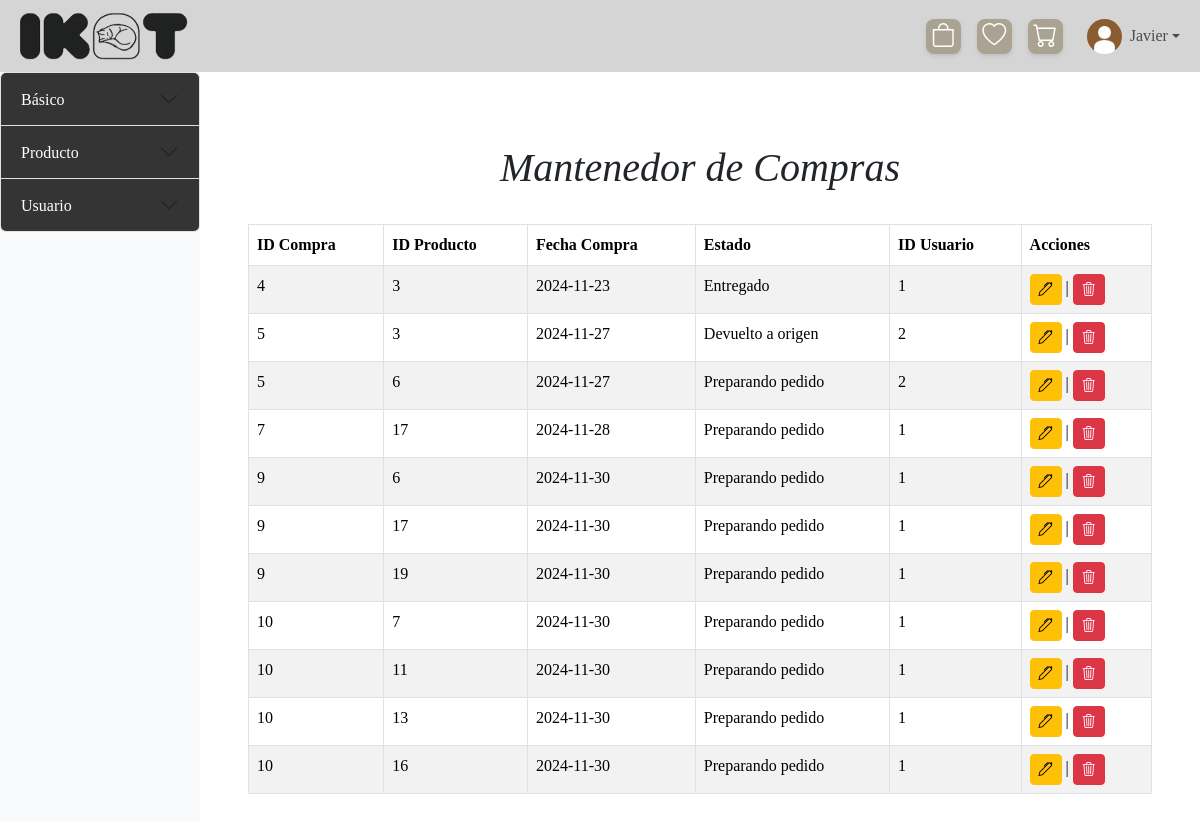
The app's page /mantenedores/Mantenedor_compra/mostrar_compra.php (signed in) with its own data.
### tables this page shows
CREATE TABLE `compra_producto` (
  `id_compra` int(100) NOT NULL,
  `id_producto` int(10) NOT NULL,
  `cantidad` int(11) NOT NULL,
  `tipo_estado` enum('Preparando pedido','En reparto','Entregado','Intento de entrega fallido','Devuelto a origen') NOT NULL
);

CREATE TABLE `compra` (
  `id_compra` int(100) NOT NULL,
  `fecha_compra` date NOT NULL,
  `total_compra` int(11) NOT NULL,
  `puntos_ganados` int(11) NOT NULL,
  `direccion_pedido` varchar(255) NOT NULL,
  `id_metodo` int(10) DEFAULT NULL,
  `id_usuario` int(100) NOT NULL
);

### mantenedores/Mantenedor_compra/mostrar_compra.php (the view, shortened to what this page needs)
<?php
include '../../config/conexion.php';
?>
<!DOCTYPE html>
<html lang="es">
<head>
    <link href="https://cdn.jsdelivr.net/npm/bootstrap@5.3.3/dist/css/bootstrap.min.css" rel="stylesheet">
    <link rel="stylesheet" href="https://cdn.jsdelivr.net/npm/bootstrap-icons@1.11.3/font/bootstrap-icons.min.css">
    <link rel="stylesheet" href="..\..\assets\css\styles.css">
</head>
<body>
    <?php include $_SERVER['DOCUMENT_ROOT'] . '/xampp/TIS-1/IKAT/templates/header.php';?>
    <div class="d-flex">
        <?php include '../sidebar-mantenedores.php';?>
        <div class="content-area flex-grow-1 p-5 col-4 col-md-10">
            <h1 class="text-center p-4">Mantenedor de Compras</h1>
            <div class="table-responsive">
                <?php
                $sql = "SELECT * FROM compra JOIN compra_producto USING(id_compra)";
                $result = $conn->query($sql);
                if ($result->num_rows > 0) {
                    echo "<table class='table table-bordered table-striped'>
                            <thead class='thead-dark'>
                                <tr>
                                    <th>ID Compra</th>
                                    <th>ID Producto</th>
                                    <th>Fecha Compra</th>
                                    <th>Estado</th>
                                    <th>ID Usuario</th>
                                    <th>Acciones</th>
                                </tr>
                            </thead>
                            <tbody>";
                    while ($row = $result->fetch_assoc()) {
                        echo "<tr>
                                <td>" . $row["id_compra"] . "</td>
                                <td>" . $row["id_producto"] . "</td>
                                <td>" . $row["fecha_compra"] . "</td>
                                <td>" . $row["tipo_estado"] . "</td>
                                <td>" . $row["id_usuario"] . "</td>
                                <td>
                                    <a class='btn btn-warning btn-sm' data-bs-toggle='modal' data-bs-target='#editarCompraModal" . $row["id_compra"] . "_" . $row["id_producto"] . "'><i class='bi bi-pen'></i></a> |
                                    <a href='borrar_compra.php?id=" . $row["id_compra"] . "' class='btn btn-danger btn-sm'><i class='bi bi-trash3'></i></a>
                                </td>
                              </tr>";
                    }
                    echo "</tbody></table>";
                } else {
                    echo "<p class='text-center'>No hay compras registradas.</p>";
                }
                ?>
            </div>
        </div>
    </div>
</body>
</html>

### assets/css/styles.css (style rules this page uses)
body { font-family: "Newsreader", serif !important; }
h1, h2, h3 { font-family: "Newsreader", serif !important; font-style: italic; }
p, a { font-family: "Newsreader", serif !important; font-style: normal; }

### mantenedores/sidebar-mantenedores.php (style rules this page uses)
html, body { min-width: 450px; overflow-x: hidden; }

### records on screen
compra_producto: id_compra.id_compra "4", id_producto "3", id_compra.fecha_compra "2024-11-23", tipo_estado "Entregado", id_compra.id_usuario "1"
compra_producto: id_compra.id_compra "5", id_producto "3", id_compra.fecha_compra "2024-11-27", tipo_estado "Devuelto a origen", id_compra.id_usuario "2"
compra_producto: id_compra.id_compra "5", id_producto "6", id_compra.fecha_compra "2024-11-27", tipo_estado "Preparando pedido", id_compra.id_usuario "2"
compra_producto: id_compra.id_compra "7", id_producto "17", id_compra.fecha_compra "2024-11-28", tipo_estado "Preparando pedido", id_compra.id_usuario "1"
compra_producto: id_compra.id_compra "9", id_producto "6", id_compra.fecha_compra "2024-11-30", tipo_estado "Preparando pedido", id_compra.id_usuario "1"
compra_producto: id_compra.id_compra "9", id_producto "17", id_compra.fecha_compra "2024-11-30", tipo_estado "Preparando pedido", id_compra.id_usuario "1"
compra_producto: id_compra.id_compra "9", id_producto "19", id_compra.fecha_compra "2024-11-30", tipo_estado "Preparando pedido", id_compra.id_usuario "1"
compra_producto: id_compra.id_compra "10", id_producto "7", id_compra.fecha_compra "2024-11-30", tipo_estado "Preparando pedido", id_compra.id_usuario "1"
compra_producto: id_compra.id_compra "10", id_producto "11", id_compra.fecha_compra "2024-11-30", tipo_estado "Preparando pedido", id_compra.id_usuario "1"
compra_producto: id_compra.id_compra "10", id_producto "13", id_compra.fecha_compra "2024-11-30", tipo_estado "Preparando pedido", id_compra.id_usuario "1"
compra_producto: id_compra.id_compra "10", id_producto "16", id_compra.fecha_compra "2024-11-30", tipo_estado "Preparando pedido", id_compra.id_usuario "1"

### other values on screen
$_SESSION['nombre_usuario'] "Javier"
